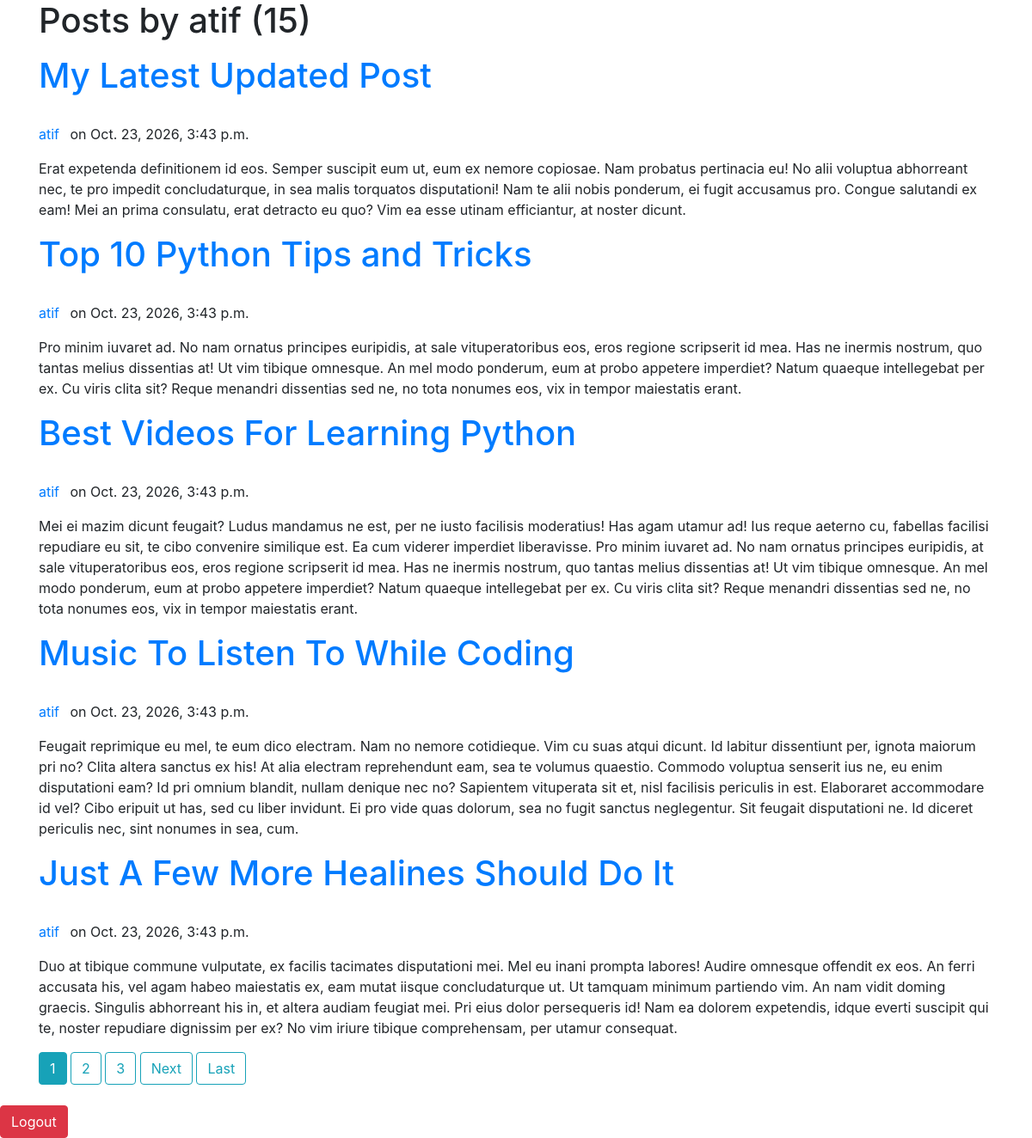
Page /user/atif on the committed database.
### blog/models.py (models this page shows, shortened)
class Post(models.Model):
    title = models.CharField(max_length=100)
    content = models.TextField()
    date_posted = models.DateTimeField(default = timezone.now)
    author = models.ForeignKey(User, on_delete=models.CASCADE)

### blog/views.py (the view)
# urls.py: path('user/<str:username>', UserPostListView.as_view(), name = 'user-posts'),
class UserPostListView(ListView):
    model = Post
    template_name = 'blog/user_posts.html'    #<app>/<model>_<viewtype>.html
    context_object_name = 'posts'
    ordering = ['-date_posted']
    paginate_by = 5
    def get_queryset(self):
        user = get_object_or_404(User, username = self.kwargs.get('username'))
        return Post.objects.filter(author=user).order_by('-date_posted')

### blog/templates/blog/user_posts.html (shortened to what this page needs)
{% extends "blog/base.html" %}
{%block content%}
    <h1 class = 'mb-3'>Posts by {{ view.kwargs.username }} ({{ page_obj.paginator.count }})</h1>
    {% for post in posts %}
            <h1> <a href = "{% url 'post-detail' post.id %}">{{ post.title }}</a></h1>
            <p> <a class = 'mr-2' href = '{% url "user-posts" post.author.username %}'> {{post.author }} </a> on {{post.date_posted}}</p>
            <p> {{post.content }} </p>
    {% endfor %}
    {% if is_paginated %}
      {% for num in page_obj.paginator.page_range %}
        {% if page_obj.number == num %}
          <a class="btn btn-info mb-4" href="?page={{ num }}">{{ num }}</a>
        {% elif num > page_obj.number|add:'-3' and num < page_obj.number|add:'3' %}
          <a class="btn btn-outline-info mb-4" href="?page={{ num }}">{{ num }}</a>
        {% endif %}
      {% endfor %}
      {% if page_obj.has_next %}
        <a class="btn btn-outline-info mb-4" href="?page={{ page_obj.next_page_number }}">Next</a>
        <a class="btn btn-outline-info mb-4" href="?page={{ page_obj.paginator.num_pages }}">Last</a>
      {% endif %}
    {% endif %}
{%endblock content%}

### rows in the picture
Post: title "My Latest Updated Post", author "atif", date_posted "Oct. 23, 2026, 3:43 p.m.", content "Erat expetenda definitionem id eos. Semper suscipit eum ut, eum ex nemore copiosae. Nam probatus pertinacia eu! No alii voluptua abhorreant nec, te pro impedit concludaturque, in sea malis torquatos disputationi! Nam te alii nobis ponderum, ei fugit accusamus pro. Congue salutandi ex eam! Mei an prima consulatu, erat detracto eu quo? Vim ea esse utinam efficiantur, at noster dicunt."
Post: title "Top 10 Python Tips and Tricks", author "atif", date_posted "Oct. 23, 2026, 3:43 p.m.", content "Pro minim iuvaret ad. No nam ornatus principes euripidis, at sale vituperatoribus eos, eros regione scripserit id mea. Has ne inermis nostrum, quo tantas melius dissentias at! Ut vim tibique omnesque. An mel modo ponderum, eum at probo appetere imperdiet? Natum quaeque intellegebat per ex. Cu viris clita sit? Reque menandri dissentias sed ne, no tota nonumes eos, vix in tempor maiestatis erant."
Post: title "Best Videos For Learning Python", author "atif", date_posted "Oct. 23, 2026, 3:43 p.m.", content "Mei ei mazim dicunt feugait? Ludus mandamus ne est, per ne iusto facilisis moderatius! Has agam utamur ad! Ius reque aeterno cu, fabellas facilisi repudiare eu sit, te cibo convenire similique est. Ea cum viderer imperdiet liberavisse. Pro minim iuvaret ad. No nam ornatus principes euripidis, at sale vituperatoribus eos, eros regione scripserit id mea. Has ne inermis nostrum, quo tantas melius dissentias at! Ut vim tibique omnesque. An mel modo ponderum, eum at probo appetere imperdiet? Natum quaeque intellegebat per ex. Cu viris clita sit? Reque menandri dissentias sed ne, no tota nonumes eos, vix in tempor maiestatis erant."
Post: title "Music To Listen To While Coding", author "atif", date_posted "Oct. 23, 2026, 3:43 p.m.", content "Feugait reprimique eu mel, te eum dico electram. Nam no nemore cotidieque. Vim cu suas atqui dicunt. Id labitur dissentiunt per, ignota maiorum pri no? Clita altera sanctus ex his! At alia electram reprehendunt eam, sea te volumus quaestio. Commodo voluptua senserit ius ne, eu enim disputationi eam? Id pri omnium blandit, nullam denique nec no? Sapientem vituperata sit et, nisl facilisis periculis in est. Elaboraret accommodare id vel? Cibo eripuit ut has, sed cu liber invidunt. Ei pro vide quas dolorum, sea no fugit sanctus neglegentur. Sit feugait disputationi ne. Id diceret periculis nec, sint nonumes in sea, cum."
Post: title "Just A Few More Healines Should Do It", author "atif", date_posted "Oct. 23, 2026, 3:43 p.m.", content "Duo at tibique commune vulputate, ex facilis tacimates disputationi mei. Mel eu inani prompta labores! Audire omnesque offendit ex eos. An ferri accusata his, vel agam habeo maiestatis ex, eam mutat iisque concludaturque ut. Ut tamquam minimum partiendo vim. An nam vidit doming graecis. Singulis abhorreant his in, et altera audiam feugiat mei. Pri eius dolor persequeris id! Nam ea dolorem expetendis, idque everti suscipit qui te, noster repudiare dignissim per ex? No vim iriure tibique comprehensam, per utamur consequat."

### other values in the picture
{{ view.kwargs.username }} "atif"
{{ page_obj.paginator.count }} "15"
{{ num }} "1"
{{ num }} "2" "3"
